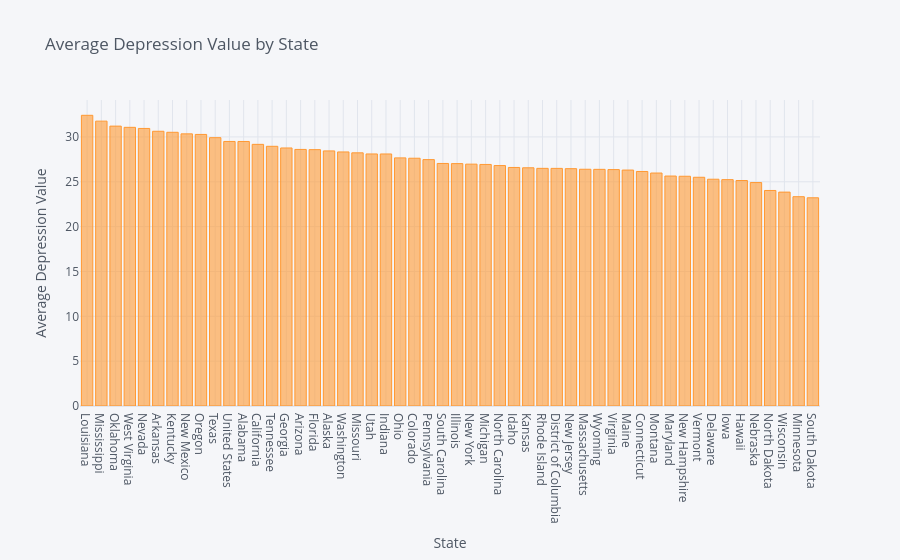

This figure's notebook cell:
### Code cell
# 2. Grouped Aggregation (Bar Chart)
# “Which U.S. state had the highest average depression value?”
# => Helps to detect which state was hardly affected

# Group by state and calculate the average depression value for each state
state_depression_avg = merged_data.groupby('State')['Value'].mean().sort_values(ascending=False)
state_depression_avg.iplot(kind='bar',
                             title='Average Depression Value by State',
                             xTitle='State',
                             yTitle='Average Depression Value',)

### Figure 1 — Plotly figure (JSON) as saved in the notebook; plotly's stock layout.template omitted (floating-point values rounded to 4 significant figures)
{"data": [{"marker": {"color": "rgba(255, 153, 51, 0.6)", "line": {"color": "rgba(255, 153, 51, 1.0)", "width": 1}}, "name": "Value", "orientation": "v", "text": "", "type": "bar", "x": ["Louisiana", "Mississippi", "Oklahoma", "West Virginia", "Nevada", "Arkansas", "Kentucky", "New Mexico", "Oregon", "Texas", "United States", "Alabama", "California", "Tennessee", "Georgia", "Arizona", "Florida", "Alaska", "Washington", "Missouri", "Utah", "Indiana", "Ohio", "Colorado", "Pennsylvania", "South Carolina", "Illinois", "New York", "Michigan", "North Carolina", "Idaho", "Kansas", "Rhode Island", "District of Columbia", "New Jersey", "Massachusetts", "Wyoming", "Virginia", "Maine", "Connecticut", "Montana", "Maryland", "New Hampshire", "Vermont", "Delaware", "Iowa", "Hawaii", "Nebraska", "North Dakota", "Wisconsin", "Minnesota", "South Dakota"], "y": [32.41, 31.76, 31.21, 31.07, 30.95, 30.63, 30.52, 30.34, 30.28, 29.92, 29.5, 29.49, 29.17, 28.96, 28.77, 28.61, 28.58, 28.44, 28.33, 28.23, 28.1, 28.1, 27.67, 27.63, 27.47, 27.04, 27.03, 26.97, 26.93, 26.81, 26.6, 26.56, 26.5, 26.49, 26.46, 26.4, 26.39, 26.36, 26.31, 26.15, 25.98, 25.64, 25.62, 25.5, 25.28, 25.24, 25.14, 24.91, 24.03, 23.85, 23.34, 23.22]}], "layout": {"legend": {"bgcolor": "#F5F6F9", "font": {"color": "#4D5663"}}, "paper_bgcolor": "#F5F6F9", "plot_bgcolor": "#F5F6F9", "title": {"font": {"color": "#4D5663"}, "text": "Average Depression Value by State"}, "xaxis": {"gridcolor": "#E1E5ED", "showgrid": true, "tickfont": {"color": "#4D5663"}, "title": {"font": {"color": "#4D5663"}, "text": "State"}, "zerolinecolor": "#E1E5ED"}, "yaxis": {"gridcolor": "#E1E5ED", "showgrid": true, "tickfont": {"color": "#4D5663"}, "title": {"font": {"color": "#4D5663"}, "text": "Average Depression Value"}, "zerolinecolor": "#E1E5ED"}}}
